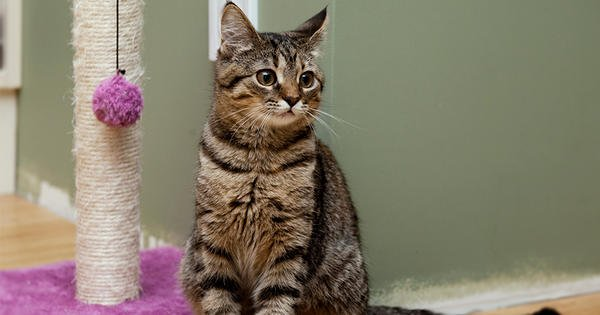
#> input picture image/cat.jpg, 600 x 315 px, found by its file name
$ python 12-escalado-rotacion-desplazamimento-bordes.py
#> lines starting #> are read from the running program, lines starting #| are printed output that depends on the picture
import cv2
import numpy as np


FILE_NAME = 'image\cat.jpg'

# [31 lines of commented-out code are left out]
try:
    img = cv2.imread(FILE_NAME)
#> img is the input picture: shape (315, 600, 3); mean B, G, R 107.9, 125.4, 133.8
    edges = cv2.Canny(img, 100, 200)
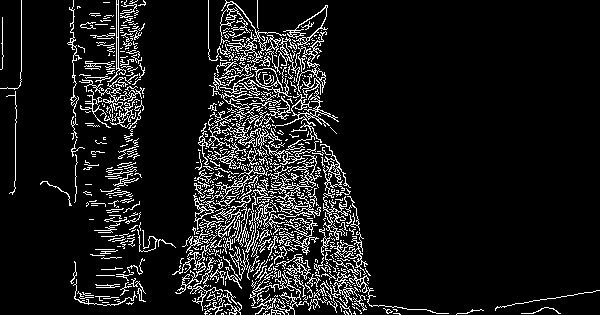
#> edges: shape (315, 600); 9.9% white in thin lines or dots
    cv2.imwrite('resultado-deteccion-bordes.jpg', edges)
except IOError:
    print('Error while reading files !!!')

$ run again, with image/book2.jpg copied over image/cat.jpg
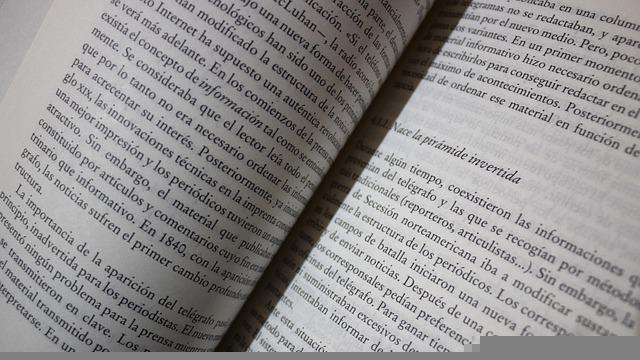
#> input picture image/book2.jpg, 640 x 360 px, found by its file name
#> img is the input picture: shape (360, 640, 3); mean B, G, R 143.1, 143.4, 145.2
#> `edges = cv2.Canny(img, 100, 200)`:
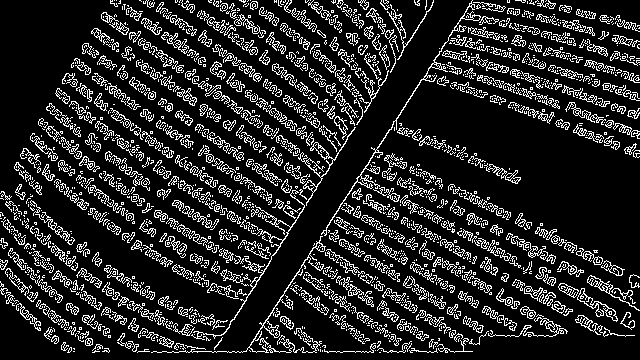
#> edges: shape (360, 640); 15.6% white in thin lines or dots
